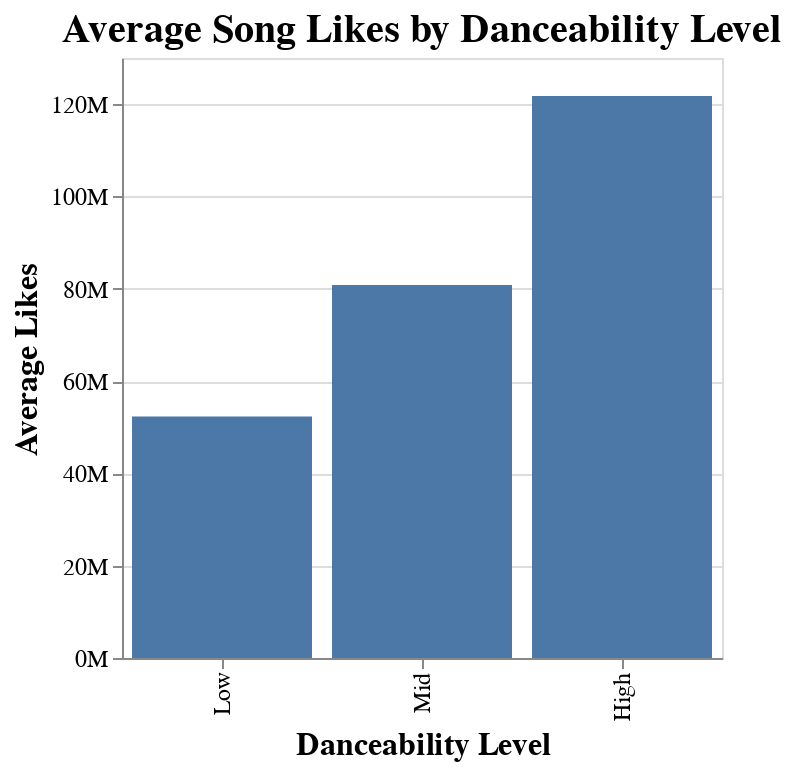

The notebook cell saved with this chart:
### Code cell
# Create Altair Visualization
chart = alt.Chart(summary).mark_bar().encode(
    alt.X("dance_bin:N", title="Danceability Level", 
          sort=["Low","Mid", "High"]),
    alt.Y("Views:Q", title="Average Likes", axis=alt.Axis(format="~s"))
).properties(
    title="Average Song Likes by Danceability Level",
    width=300,
    height=300
).configure_axis(
    labelFontSize=12,
    titleFontSize=16
).configure_title(
    fontSize=20
)

chart

### Figure 1 — Vega-Lite specification as saved in the notebook (floating-point values rounded to 4 significant figures)
{"config": {"view": {"continuousWidth": 300, "continuousHeight": 300}, "axis": {"labelFontSize": 12, "titleFontSize": 16}, "title": {"fontSize": 20}}, "data": {"name": "data-250000adfdcaf23067d4f774f63ef13b"}, "mark": {"type": "bar"}, "encoding": {"x": {"field": "dance_bin", "sort": ["Low", "Mid", "High"], "title": "Danceability Level", "type": "nominal"}, "y": {"axis": {"format": "~s"}, "field": "Views", "title": "Average Likes", "type": "quantitative"}}, "height": 300, "title": "Average Song Likes by Danceability Level", "width": 300, "$schema": "https://vega.github.io/schema/vega-lite/v6.1.0.json", "datasets": {"data-250000adfdcaf23067d4f774f63ef13b": [{"dance_bin": "Low", "Likes": 368803, "Views": 52332879}, {"dance_bin": "Mid", "Likes": 566328, "Views": 80829862}, {"dance_bin": "High", "Likes": 861425, "Views": 121742251}]}}
